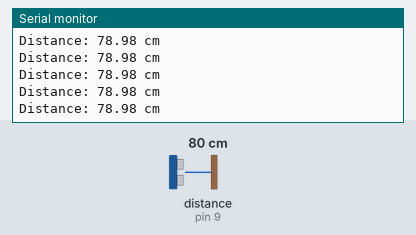
Simulated run of this sketch. Board: Arduino Uno, built with avr-gcc and run on an emulated ATmega328P. On the bench: the last lines printed to the serial monitor. Wiring (inferred from the names in the program): ultrasonic range finder: trigger pin 2; echo pin 9. The inputs (shaded band) are chosen by the test bench; at power-on: distance to the obstacle (sensor on pin 9) 80 cm. The echo pulse lasts 58.3 µs per cm.

Above: at 1.2 s.
1.3 s: distance to the obstacle (sensor on pin 9) set to 35 cm
At 1.6 s:
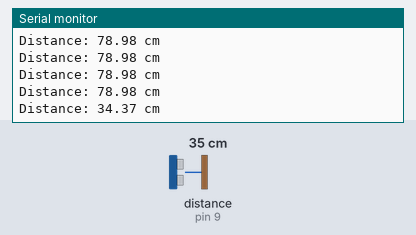
4.3 s: distance to the obstacle (sensor on pin 9) set to 2 cm
At 4.44 s:
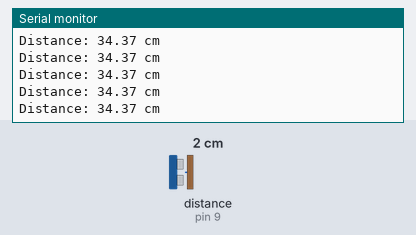
Timing chart, 0 to 7.3 s (numbered marks = the images above; inputs shaded):
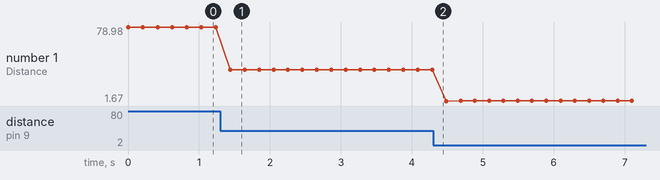

The sketch:

ULTRASONIC_SENSOR.ino
```cpp
int trig = 2;
int ech = 9;
long dura;
float dist;


void setup() {
  pinMode(trig, OUTPUT);
  pinMode(ech, INPUT);
  Serial.begin(9600);
}


void loop() {

  digitalWrite(trig, LOW);
  delayMicroseconds(2);
  digitalWrite(trig, HIGH);
  delayMicroseconds(10);
  digitalWrite(trig, LOW);
  dura = pulseIn(ech, HIGH);
  dist = (dura * 0.034) / 2;
  Serial.print("Distance: ");
  Serial.print(dist);
  Serial.println(" cm");
  delay(200);
}
```

Measured:
- after the input at 1.3 s, the serial monitor: prints a new line after 0.14 s (image 1)
- plotted number 1: 78.98 → 34.37 after the input at 1.3 s, 34.37 → 1.68 after the input at 4.3 s
